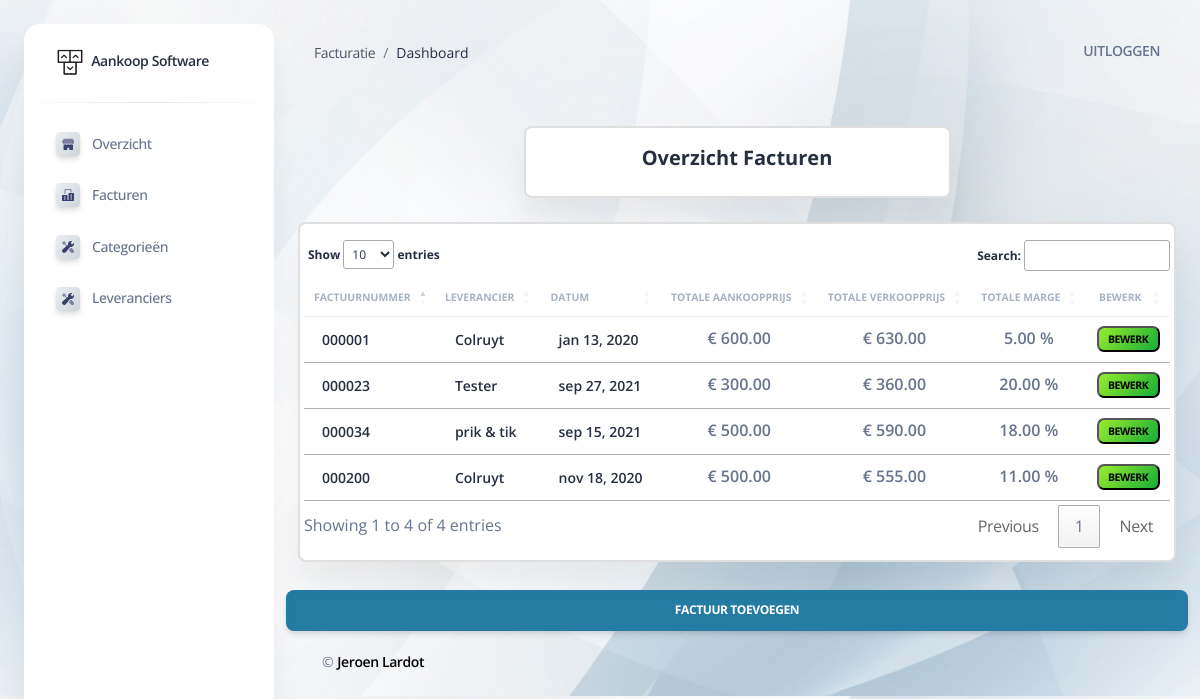
The app's page /invoices, older data.
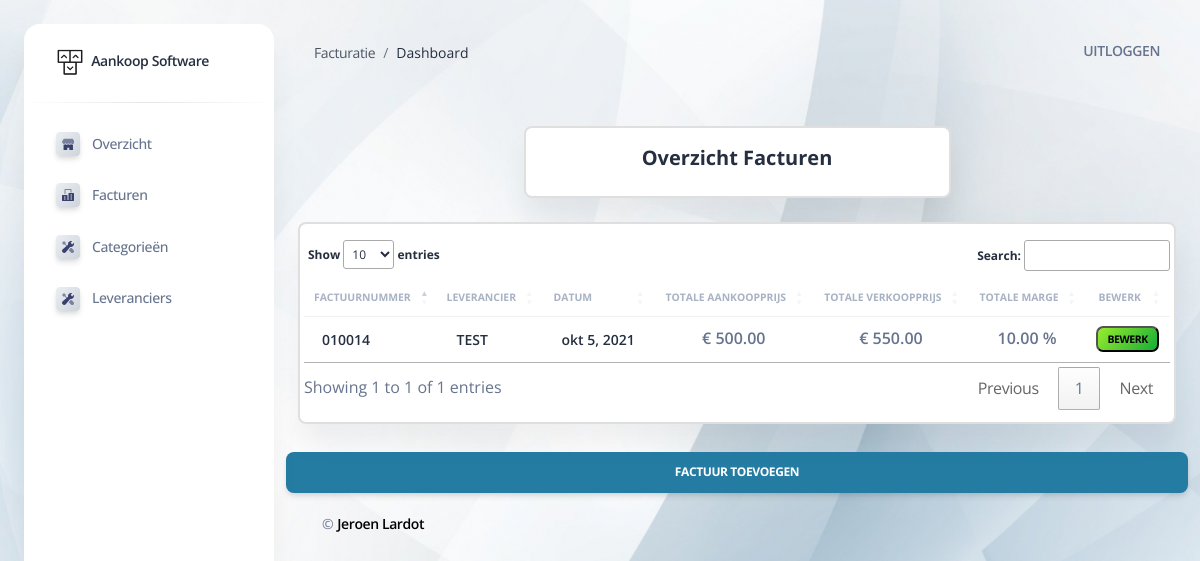
The same page, newer data.
### app/models.py (models this page shows)
class Invoice(models.Model):
    supplier = models.CharField(max_length=50)
    invoice_nr = models.IntegerField()
    date = models.DateField()
    products = models.CharField(max_length=2000, default="", null=True, blank=True) #standard format: "[Product_id1,Amount1];[...]"
    totalin = models.DecimalField(max_digits=20,decimal_places=2, default=0.00, null=True, blank=True);
    totalout = models.DecimalField(max_digits=20,decimal_places=2, default=0.00, null=True, blank=True);
    totalmargin = models.DecimalField(max_digits=20, decimal_places=2, default=0.00, null=True, blank=True);
    def get_absolute_url(self):
        return f"/invoice/{self.id}/"

### app/views.py (the view)
# urls.py: path('invoices', views.invoice_list_view, name='invoices'),
def invoice_list_view(request):
    queryset = Invoice.objects.all()
    print(queryset)
    context={
        "invoices": queryset
    }
    html_template = loader.get_template('invoices.html')
    return HttpResponse(html_template.render(context, request));

### app/templatetags/app_extras.py (called while the page is built)
@register.filter
def addstr(nulls, string):
    if string < 10:
        return "00000" + str(string)
    if 10 <= string < 100:
        return "0000" + str(string)
    if 100 <= string < 1000:
        return "000" + str(string)
    if 1000 <= string < 10000:
        return "00" + str(string)
    if 10000 <= string < 100000:
        return "0" + str(string)

### core/templates/invoices.html (shortened to what the changed rows need)
{% extends 'layouts/base.html' %}
{% block content %}
  <div class="container-fluid py-4">
    <div class="row mt-4">
      <div class="col-12">
        <div class="card mb-4 pt-3 px-1 p-1">
          <div class="card-body px-0 pt-0 pb-2">
            <div class="table-responsive p-0">
              <table class="table align-items-center mb-0 hover" id="invoicetable">
                <thead>
                  <tr>
                    <th class="text-uppercase text-secondary text-xxs font-weight-bolder opacity-7 ">Factuurnummer</th>
                    <th class="text-uppercase text-secondary text-xxs font-weight-bolder opacity-7 ps-2">Leverancier</th>
                    <th class="text-uppercase text-secondary text-xxs font-weight-bolder opacity-7 ">Datum</th>
                    <th class="text-center text-uppercase text-secondary text-xxs font-weight-bolder opacity-7">Totale Aankoopprijs</th>
                    <th class="text-center text-uppercase text-secondary text-xxs font-weight-bolder opacity-7">Totale Verkoopprijs</th>
                    <th class="text-center text-uppercase text-secondary text-xxs font-weight-bolder opacity-7">Totale Marge</th>
                    <th class="text-center text-uppercase text-secondary text-xxs font-weight-bolder opacity-7">Bewerk</th>
                  </tr>
                </thead>
                <tbody id="BodyRows">
                {% load app_extras %}
                {% for invoice in invoices %}
                    <tr>
                        <td class="align-middle text-center">
                            <div class="d-flex px-2 py-1">
                                <div class="d-flex flex-column justify-content-center">
                                    <h6 class="mb-0 text-sm">{{ "0000"|addstr:invoice.invoice_nr }}</h6>
                                </div>
                            </div>
                        </td>
                        <td>
                            <div class="d-flex px-2 py-1">
                                <div class="d-flex flex-column justify-content-center">
                                    <h6 class="mb-0 text-sm">{{invoice.supplier}}</h6>
                                </div>
                            </div>
                        </td>
                        <td>
                            <div class="d-flex px-2 py-1">
                                <div class="d-flex flex-column justify-content-center">
                                    <h6 class="mb-0 text-sm">{{invoice.date}}</h6>
                                </div>
                            </div>
                        </td>
                        <td class="align-middle text-center">
                            <span class="text-s font-weight-bold mb-0">€</span>
                            <span class="text-s font-weight-bold mb-0">{{invoice.totalin}}</span>
                        </td>
                        <td class="align-middle text-center">
                            <span class="text-s font-weight-bold mb-0">€</span>
                            <span class="text-s font-weight-bold mb-0">{{invoice.totalout}}</span>
                        </td>
                      <td class="align-middle text-center">
                        <span class="text-s font-weight-bold mb-0">{{invoice.totalmargin}}</span>
                        <span class="text-s font-weight-bold mb-0">%</span>
                      </td>
                      <td class="align-middle text-center text-sm">
                          <form action="{{ category.get_absolute_url }}">
                              <button class="badge badge-sm bg-gradient-success"><a href="{{ invoice.get_absolute_url }}">Bewerk</a></button>
                          </form>
                      </td>
                    </tr>
                {% endfor %}
                </tbody>
              </table>
            </div>
          </div>
        </div>
      </div>
    </div>
      </div>
{% endblock content %}
{% block javascripts %}
<link rel="stylesheet" type="text/css" href="https://cdn.datatables.net/1.10.25/css/jquery.dataTables.css">
{% endblock javascripts %}

Row changes from the older to the newer data that the page shows:
removed Invoice: invoice_nr "000034", supplier "prik & tik", date "sep 15, 2021", totalin "500.00", totalout "590.00", totalmargin "18.00"
removed Invoice: invoice_nr "000001", supplier "Colruyt", date "jan 13, 2020", totalin "600.00", totalout "630.00", totalmargin "5.00"
removed Invoice: invoice_nr "000200", supplier "Colruyt", date "nov 18, 2020", totalin "500.00", totalout "555.00", totalmargin "11.00"
removed Invoice: invoice_nr "000023", supplier "Tester", date "sep 27, 2021", totalin "300.00", totalout "360.00", totalmargin "20.00"
added Invoice: invoice_nr "010014", supplier "TEST", date "okt 5, 2021", totalin "500.00", totalout "550.00", totalmargin "10.00"
Text that changed along with them:
text written by a page script: "Show entries Search: Showing 1 to 4 of 4 entries Previous 1 Next" → "Show entries Search: Showing 1 to 1 of 1 entries Previous 1 Next"
